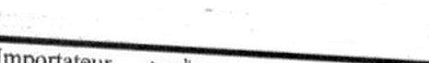
#> input picture back_EMP/ocr_debug_crops/20260515_164849/header_cell_exportateur_nom.png, 429 x 63 px
$ python -i anchor_detector.py   (imports and definitions only)
#> lines starting #> are read from the running program, lines starting #| are printed output that depends on the picture; after the words box and inside, x2 and y2 are one past the last pixel; in counts of white or black regions, pixels touching at a corner belong together
#> further down, picture is the input picture: shape (63, 429, 3); min 0, max 255, mean 228.4
"""Dynamic anchor detection over customs forms."""

from __future__ import annotations

import re
import unicodedata
from difflib import SequenceMatcher

import cv2

from app.services.vision import ocr_engine as _ocr_engine


def _normalize_token(value: str) -> str:
    text = unicodedata.normalize("NFKD", str(value or ""))
    text = "".join(ch for ch in text if not unicodedata.combining(ch))
    text = text.upper().strip()
    text = re.sub(r"[^A-Z0-9]+", "", text)
    return text


def _fuzzy_match(token: str, pattern: str) -> float:
    return SequenceMatcher(None, token, pattern).ratio()


def _best_anchor_score(token: str, patterns: tuple[str, ...]) -> float:
    exact = 1.0 if any(pattern in token for pattern in patterns) else 0.0
    fuzzy = max((_fuzzy_match(token, p) for p in patterns), default=0.0)
    return max(exact, fuzzy)


ANCHOR_PATTERNS = {
    # "XPORTAT" / "MPORTAT" discriminent E(x)portateur vs I(m)portateur (1 lettre d'écart sinon).
    "exportateur": ("EXPORTATEUR", "XPORTAT", "EXPORTATEU"),
    "importateur": ("IMPORTATEUR", "MPORTAT", "LMPORTATEUR"),
    "declarant": ("DECLARANT", "DECLAR", "DCLARANT"),
    "colis": ("COLIS", "NBRECOLIS", "NOMBRECOLIS"),
    "provenance": ("PROVENANCE",),
    "achat": ("ACHAT",),
    # Avoid bare "PREMIERE" / "DESTINATION" — they match unrelated labels and shift country ROIs.
    "premiere_destination": ("PREMIEREDESTINATION", "PREMIEREDESTINAT", "1EREDESTINATION"),
    "destination_finale": ("DESTINATIONFINALE", "DESTINATIONDEFINITIVE", "DESTINATIONDEFINIT"),
    "regime_financier": ("REGLEMENTFINANCIER", "CREG", "REGIMEFINANCIER"),
    "delai": ("DELAI", "CDELAI"),
    "transport": ("MOYENDETRANSPORT", "TRANSPORT"),
    "livraison": ("LIVRAISON",),
}


def _preprocess_for_anchors(img):
    """Agrandit + normalise le contraste pour rendre les libellés lisibles.

    Sur scans faibles/surexposés, l'OCR des ancres échoue sans ce prétraitement.
    Retourne (image_traitée, facteur_d_echelle) ; les coordonnées OCR devront
    être divisées par le facteur pour revenir dans l'espace de l'image d'entrée.
    """
    gray = cv2.cvtColor(img, cv2.COLOR_BGR2GRAY)
    h, w = gray.shape[:2]
#> h = 63; w = 429
    # Vise ~2600px de large pour l'OCR des libellés, avec un minimum d'agrandissement.
    factor = 2600.0 / float(max(1, w))
#> factor = 6.06
    factor = max(1.9, min(3.0, factor))
#> factor = 3
    if abs(factor - 1.0) > 1e-3:
        gray = cv2.resize(gray, None, fx=factor, fy=factor, interpolation=cv2.INTER_CUBIC)
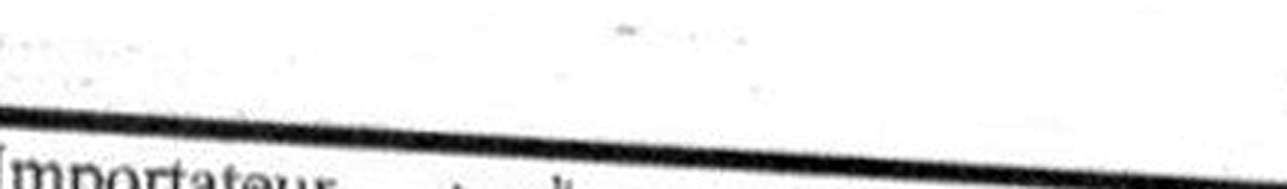
#> gray: shape (189, 1287); min 0, max 255, mean 228.4
    clahe = cv2.createCLAHE(clipLimit=2.5, tileGridSize=(8, 8))
    gray = clahe.apply(gray)
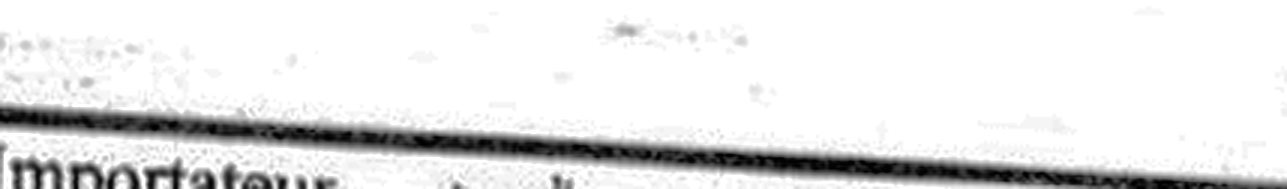
#> gray: shape (189, 1287); min 0, max 255, mean 227.5
    proc = cv2.threshold(gray, 0, 255, cv2.THRESH_BINARY + cv2.THRESH_OTSU)[1]
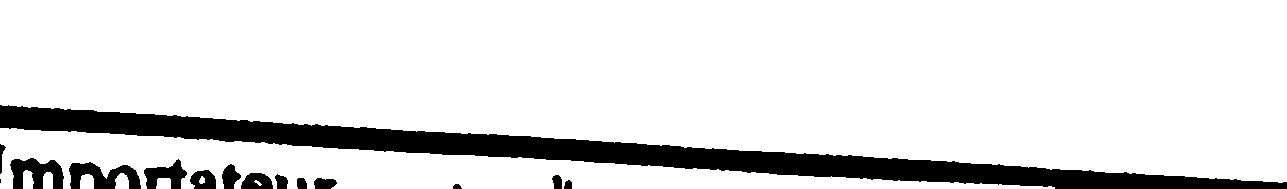
#> proc: shape (189, 1287); 87.5% white; 15 black regions (1 under 20 px), largest, box (x1, y1, x2, y2) and area: (0, 105, 1287, 189) 25659, (69, 162, 141, 189) 1132, (10, 158, 64, 189) 1069
    return proc, factor


def detect_anchors(img) -> dict[str, dict]:
    if img is None or (hasattr(img, "size") and img.size == 0):
        return {}

    proc, factor = _preprocess_for_anchors(img)
#> factor = 3
    inv = 1.0 / factor
#> inv = 0.333
#> (the run stopped early here; a loop or call above may not have finished)
